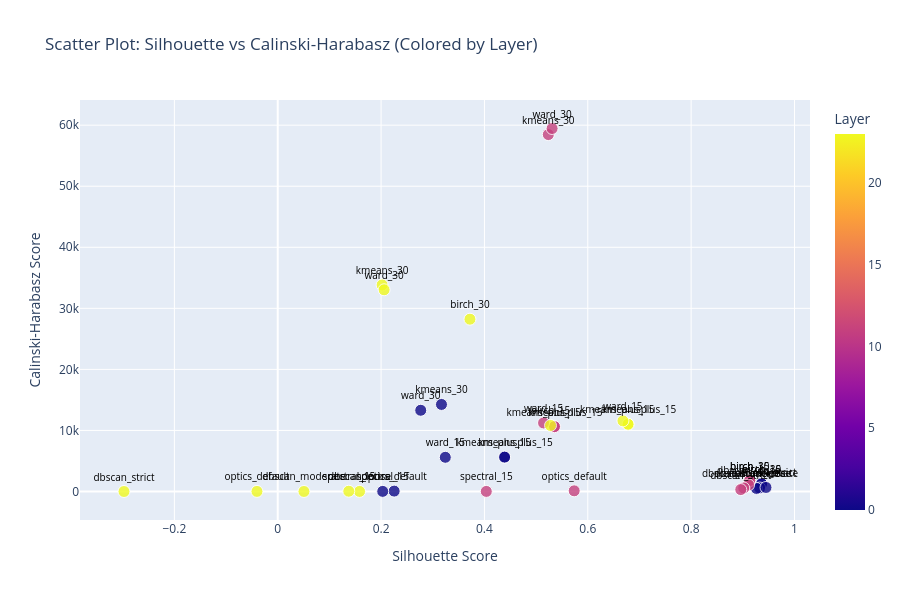

The code cell stored with this chart in its notebook:
### Code cell
import plotly.express as px

# Reset index to access MultiIndex levels
df_reset = clustering_metrics.groupby(['layer', 'name']).aggregate('mean').reset_index()


def scatter_cluster_metrics(df_reset):
    # Create scatter plot with color by layer
    fig = px.scatter(
        df_reset,
        x='silhouette',
        y='calinski_harabasz',
        color='layer',  # Color by layer
        text='name',    # Annotations from the 'name' level
        title='Scatter Plot: Silhouette vs Calinski-Harabasz (Colored by Layer)',
        labels={
            'silhouette': 'Silhouette Score',
            'calinski_harabasz': 'Calinski-Harabasz Score',
            'layer': 'Layer'
        },
        color_discrete_sequence=px.colors.qualitative.Set1,  # Custom color palette
        hover_data={'layer': True, 'name': True, 'silhouette': ':.3f', 'calinski_harabasz': ':.3f'}
    )

    # Customize text annotations
    fig.update_traces(
        textposition='top center',
        textfont=dict(size=10, color='black'),
        marker=dict(size=12, opacity=0.8, line=dict(width=1, color='white'))
    )

    # Update layout for better appearance
    fig.update_layout(
        width=900,
        height=600,
        hovermode='closest',
        legend_title_text='Layer',
        legend=dict(
            yanchor="top",
            y=0.99,
            xanchor="left",
            x=0.01,
            bgcolor='rgba(255,255,255,0.8)'
        )
    )
    return fig

fig = scatter_cluster_metrics(df_reset)
fig.show()

### Figure 1 — Plotly figure (JSON) as saved in the notebook; plotly's stock layout.template omitted (floating-point values rounded to 4 significant figures)
{"data": [{"customdata": [[0, "birch_15"], [0, "birch_30"], [0, "dbscan_loose"], [0, "dbscan_moderate"], [0, "dbscan_strict"], [0, "kmeans_15"], [0, "kmeans_30"], [0, "kmeans_plusplus_15"], [0, "optics_default"], [0, "spectral_15"], [0, "ward_15"], [0, "ward_30"], [11, "birch_15"], [11, "birch_30"], [11, "dbscan_loose"], [11, "dbscan_moderate"], [11, "dbscan_strict"], [11, "kmeans_15"], [11, "kmeans_30"], [11, "kmeans_plusplus_15"], [11, "optics_default"], [11, "spectral_15"], [11, "ward_15"], [11, "ward_30"], [23, "birch_15"], [23, "birch_30"], [23, "dbscan_loose"], [23, "dbscan_moderate"], [23, "dbscan_strict"], [23, "kmeans_15"], [23, "kmeans_30"], [23, "kmeans_plusplus_15"], [23, "optics_default"], [23, "spectral_15"], [23, "ward_15"], [23, "ward_30"]], "hovertemplate": "Silhouette Score=%{x:.3f}<br>Calinski-Harabasz Score=%{y:.3f}<br>name=%{customdata[1]}<br>Layer=%{marker.color}<extra></extra>", "legendgroup": "", "marker": {"color": [0, 0, 0, 0, 0, 0, 0, 0, 0, 0, 0, 0, 11, 11, 11, 11, 11, 11, 11, 11, 11, 11, 11, 11, 23, 23, 23, 23, 23, 23, 23, 23, 23, 23, 23, 23], "coloraxis": "coloraxis", "line": {"color": "white", "width": 1}, "opacity": 0.8, "size": 12, "symbol": "circle"}, "mode": "markers+text", "name": "", "orientation": "v", "showlegend": false, "text": ["birch_15", "birch_30", "dbscan_loose", "dbscan_moderate", "dbscan_strict", "kmeans_15", "kmeans_30", "kmeans_plusplus_15", "optics_default", "spectral_15", "ward_15", "ward_30", "birch_15", "birch_30", "dbscan_loose", "dbscan_moderate", "dbscan_strict", "kmeans_15", "kmeans_30", "kmeans_plusplus_15", "optics_default", "spectral_15", "ward_15", "ward_30", "birch_15", "birch_30", "dbscan_loose", "dbscan_moderate", "dbscan_strict", "kmeans_15", "kmeans_30", "kmeans_plusplus_15", "optics_default", "spectral_15", "ward_15", "ward_30"], "textfont": {"color": "black", "size": 10}, "textposition": "top center", "type": "scatter", "x": [0.9364, 0.9364, 0.9326, 0.9263, 0.9449, 0.439, 0.3169, 0.439, 0.2253, 0.2032, 0.3242, 0.2767, 0.9134, 0.9134, 0.9111, 0.9017, 0.8961, 0.5355, 0.5236, 0.5355, 0.5737, 0.4036, 0.5144, 0.5309, 0.5279, 0.3719, 0.1584, 0.05074, -0.2975, 0.678, 0.202, 0.678, -0.04021, 0.1375, 0.668, 0.2058], "xaxis": "x", "y": [1266.0, 1266.0, 574.8, 502.9, 661.0, 5631.0, 14260.0, 5631.0, 63.66, 21.11, 5603.0, 13300.0, 1793.0, 1793.0, 1078.0, 576.4, 315.6, 10620.0, 58460.0, 10620.0, 110.4, 17.06, 11230.0, 59460.0, 10820.0, 28220.0, 13.68, 5.109, 0.8235, 11010.0, 33830.0, 11010.0, 16.55, 47.06, 11570.0, 33040.0], "yaxis": "y"}], "layout": {"coloraxis": {"colorbar": {"title": {"text": "Layer"}}, "colorscale": [[0, "#0d0887"], [0.1111, "#46039f"], [0.2222, "#7201a8"], [0.3333, "#9c179e"], [0.4444, "#bd3786"], [0.5556, "#d8576b"], [0.6667, "#ed7953"], [0.7778, "#fb9f3a"], [0.8889, "#fdca26"], [1, "#f0f921"]]}, "height": 600, "hovermode": "closest", "legend": {"bgcolor": "rgba(255,255,255,0.8)", "title": {"text": "Layer"}, "tracegroupgap": 0, "x": 0.01, "xanchor": "left", "y": 0.99, "yanchor": "top"}, "title": {"text": "Scatter Plot: Silhouette vs Calinski-Harabasz (Colored by Layer)"}, "width": 900, "xaxis": {"anchor": "y", "domain": [0, 1], "title": {"text": "Silhouette Score"}}, "yaxis": {"anchor": "x", "domain": [0, 1], "title": {"text": "Calinski-Harabasz Score"}}}}
